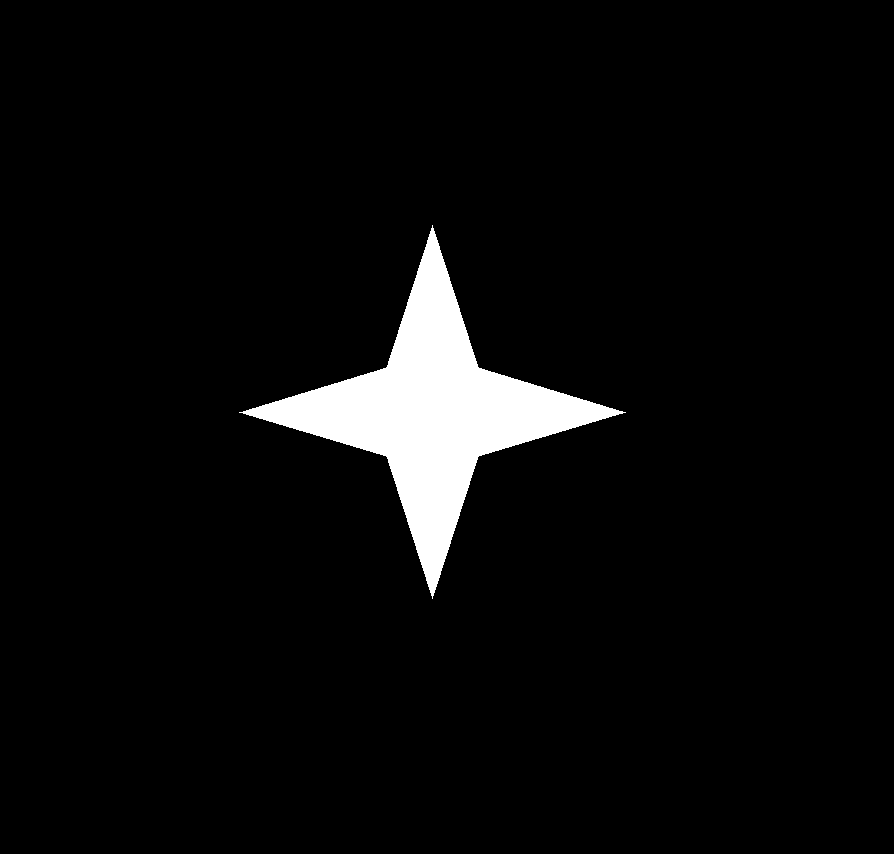
#> input picture OpenCV/images/star.png, 894 x 854 px
$ python 9-more-properties.py
#> lines starting #> are read from the running program, lines starting #| are printed output that depends on the picture; after the words box and inside, x2 and y2 are one past the last pixel; in counts of white or black regions, pixels touching at a corner belong together; long printed decimals are rounded
import numpy as np
import cv2 as cv

img = cv.imread("../images/star.png")
#> img is the input picture: shape (854, 894, 3); 4.5% white; 1 white region, box (x1, y1, x2, y2) and area: (239, 225, 626, 599) 34428
img = cv.bilateralFilter(img, 9, 74, 74)

gray = cv.cvtColor(img, cv.COLOR_BGR2GRAY)
#> gray: shape (854, 894); 4.5% white; 1 white region
_, th1 = cv.threshold(gray, 127, 255, 0)
contours, hierarchy = cv.findContours(th1, 2, 1)
#> contours = 1 contour; box (x1, y1, x2, y2) and area: (239, 225, 626, 599) 33849
cnt = contours[0]
#> cnt = contour of 1156 points, box (x1, y1, x2, y2) (239, 225, 626, 599), area 33849

hull = cv.convexHull(cnt, returnPoints=False)
#> hull = [867, 578, 289, 0]
defects = cv.convexityDefects(cnt, hull)
#> defects = [[867, 0, 1013, 17919], [0, 289, 143, 17919], [289, 578, 435, 18010], [578, 867, 721, 18010]]
for i in range(defects.shape[0]):
    start_point, end_point, farthest_point, approx_distance = defects[i, 0]
    start = tuple(cnt[start_point, 0])
    end = tuple(cnt[end_point, 0])
    far = tuple(cnt[farthest_point, 0])
    cv.line(img, start, end, [0, 255, 0], 2)
    cv.circle(img, far, 5, [0, 0, 255], -1)
#> this loop made 4 passes
#> (start_point, end_point, farthest_point, approx_distance, start, end, far) on passes 1 to 4: (867, 0, 1013, 17919, (625, 412), (432, 225), (479, 368)), (0, 289, 143, 17919, (432, 225), (239, 412), (385, 368)), (289, 578, 435, 18010, (239, 412), (432, 598), (385, 455)), (578, 867, 721, 18010, (432, 598), (625, 412), (479, 455))
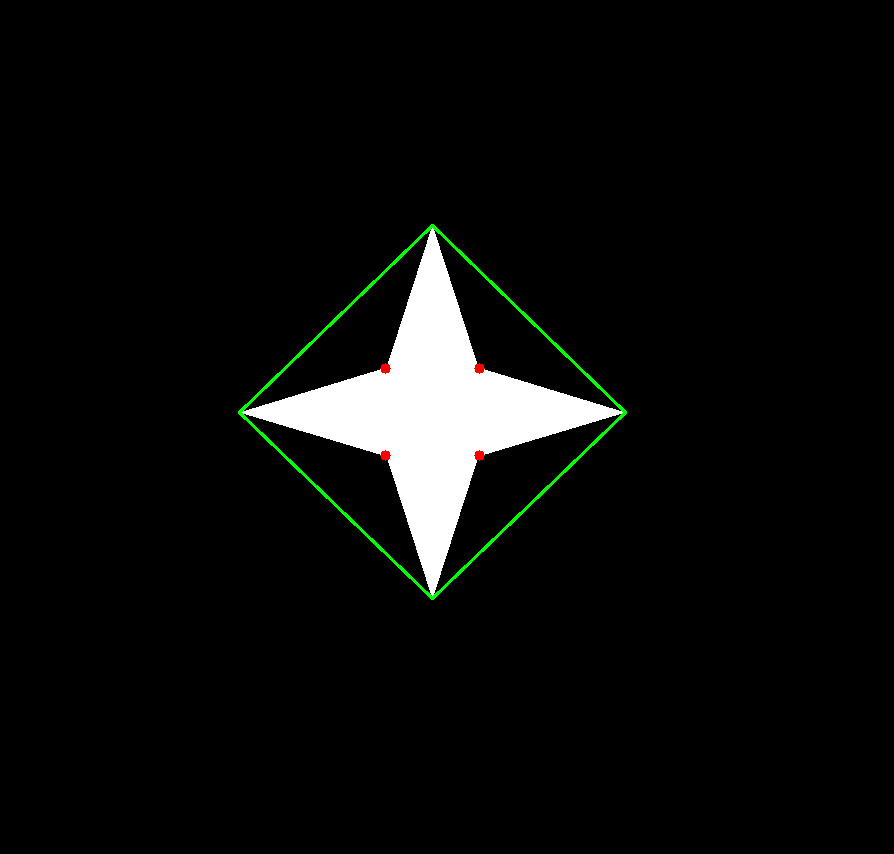
#> img: shape (854, 894, 3); 0.48% of pixels changed, all inside (x1, y1, x2, y2) = (238, 224, 627, 600)

dist = cv.pointPolygonTest(cnt, (50, 50), True)
#> dist = -408.4

print(dist)
#| -408.369
cv.imshow("img", img)
cv.waitKey(0)
cv.destroyAllWindows()

img1 = cv.imread("../images/star.png", 0)
img2 = cv.imread("../images/star1.png", 0)
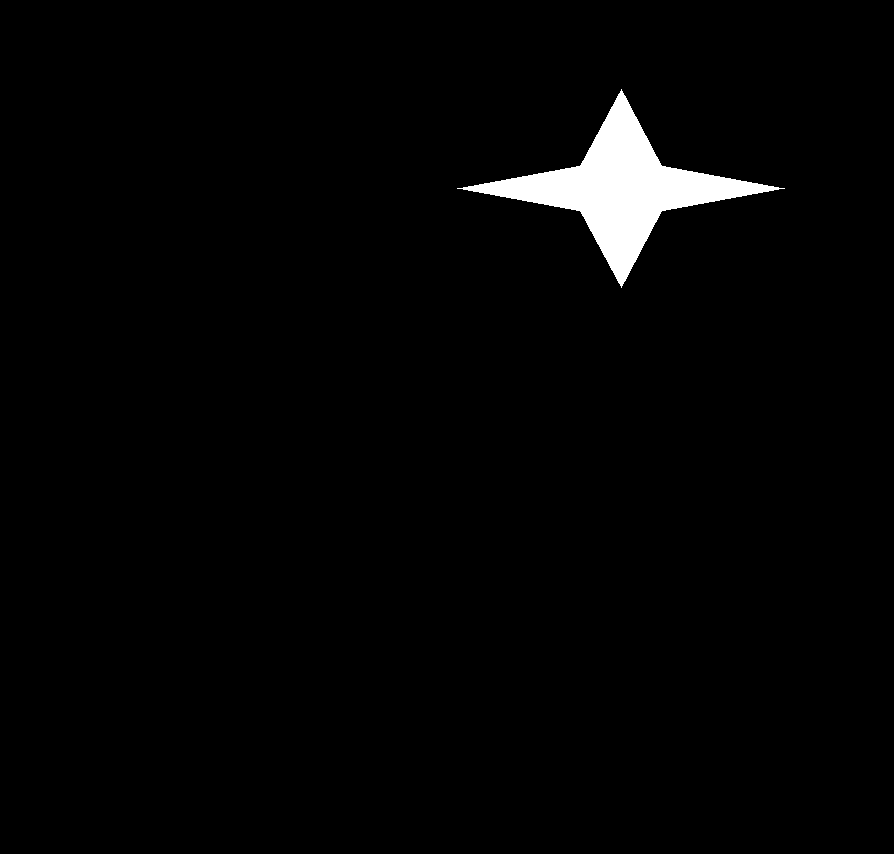
#> input picture OpenCV/images/star1.png, 894 x 854 px
#> img2: shape (854, 894); 2% white; 1 white region, box (x1, y1, x2, y2) and area: (457, 89, 785, 288) 15595

_, th1 = cv.threshold(img1, 127, 255, 0)
_, th2 = cv.threshold(img2, 127, 255, 0)
contours, _ = cv.findContours(th1, 2, 1)
cnt1 = contours[0]
#> cnt1 has the same summary as cnt
contours, _ = cv.findContours(th1, 2, 1)
cnt2 = contours[0]
#> cnt2 has the same summary as cnt
ret = cv.matchShapes(cnt1, cnt2, 1, 0.0)
#> ret = 0
print(ret)
#| 0.0


def cartesian_product_simple_transpose(*arrays):
    la = len(arrays)
    dtype = np.result_type(*arrays)
    arr = np.empty([la] + [len(a) for a in arrays], dtype=dtype)
    for i, a in enumerate(np.ix_(*arrays)):
        arr[i, ...] = a
    return arr.reshape(la, -1).T


img1 = cv.imread("../images/star.png")
gray = cv.cvtColor(img1, cv.COLOR_BGR2GRAY)
_, th1 = cv.threshold(gray, 127, 255, 0)
contours, _ = cv.findContours(th1, 2, 1)
cnt1 = contours[0]

print(img1.shape)
#| (854, 894, 3)
cols, rows = img1.shape[:2]
#> cols = 854; rows = 894
a = np.arange(0, cols, 1, np.int32)
#> a = 854 values from 0 to 853
b = np.arange(0, rows, 1, np.int32)
#> b = 894 values from 0 to 893
grid = cartesian_product_simple_transpose(a, b)
print(grid)
#> (printed output is left out)
for x, y in grid:
    dist = cv.pointPolygonTest(cnt, (int(x), int(y)), True)
    if dist > 50:
        img1[x, y] = [0, 0, 255]
    elif 0 < dist < 50:
        img1[x, y] = [100, 0, 255]
    elif dist == 0:
        img1[x, y] = [255, 255, 255]
    elif -50 < dist < 0:
        img1[x, y] = [255, 0, 0]
    else:
        img1[x, y] = [0, 0, 0]
#> this loop made 763476 passes
#> dist on passes 1 to 3: -476.3, -475.4, -474.6
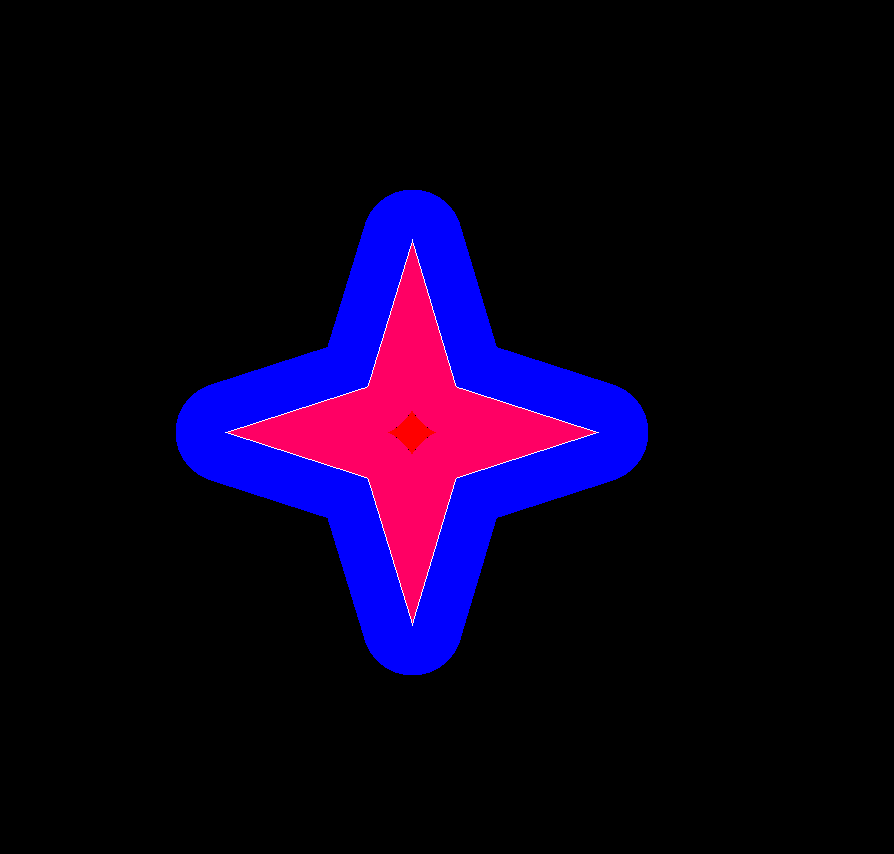
#> img1: shape (854, 894, 3); 13.34% of pixels changed, all inside (x1, y1, x2, y2) = (176, 190, 648, 675)
print(img1)
#> (printed output is left out)
cv.imshow("ags", img1)
cv.waitKey(0)
cv.destroyAllWindows()
